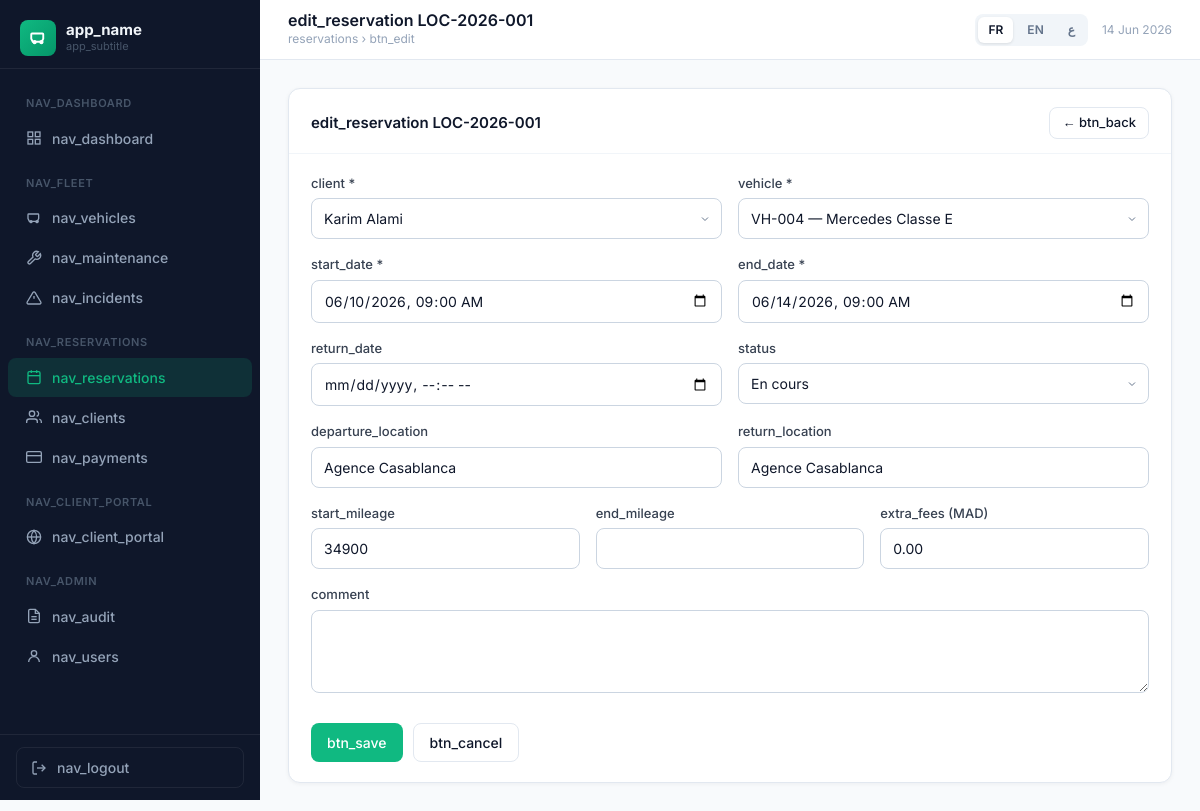
Screenshot of /?page=reservations/edit&id=1 (signed in) with the database file from the repository.
### tables this page shows
CREATE TABLE IF NOT EXISTS `reservations` (
  `id`                   INT AUTO_INCREMENT PRIMARY KEY,
  `reference`            VARCHAR(30)   NOT NULL UNIQUE,
  `client_id`            INT           NOT NULL,
  `vehicle_id`           INT           NOT NULL,
  `statut`               ENUM('en attente','confirmée','en cours','terminée','annulée') DEFAULT 'en attente',
  `date_debut`           DATETIME      NOT NULL,
  `date_fin_prevue`      DATETIME      NOT NULL,
  `date_retour_effectif` DATETIME      DEFAULT NULL,
  `lieu_depart`          VARCHAR(150)  DEFAULT NULL,
  `lieu_retour`          VARCHAR(150)  DEFAULT NULL,
  `km_depart`            INT           DEFAULT NULL,
  `km_retour`            INT           DEFAULT NULL,
  `prix_jour`            DECIMAL(10,2) DEFAULT NULL,
  `nb_jours`             INT           DEFAULT NULL,
  `caution`              DECIMAL(10,2) DEFAULT 0.00,
  `montant_total`        DECIMAL(10,2) DEFAULT NULL,
  `frais_extra`          DECIMAL(10,2) DEFAULT 0.00,
  `commentaire`          TEXT          DEFAULT NULL,
  `created_by`           INT           DEFAULT NULL,
  `created_at`           TIMESTAMP DEFAULT CURRENT_TIMESTAMP,
  FOREIGN KEY (`client_id`)  REFERENCES `clients`(`id`),
  FOREIGN KEY (`vehicle_id`) REFERENCES `vehicles`(`id`),
  FOREIGN KEY (`created_by`) REFERENCES `users`(`id`) ON DELETE SET NULL
);

CREATE TABLE IF NOT EXISTS `clients` (
  `id`                INT AUTO_INCREMENT PRIMARY KEY,
  `nom`               VARCHAR(100) NOT NULL,
  `prenom`            VARCHAR(100) NOT NULL,
  `email`             VARCHAR(150) DEFAULT NULL,
  `telephone`         VARCHAR(20)  DEFAULT NULL,
  `adresse`           TEXT         DEFAULT NULL,
  `ville`             VARCHAR(100) DEFAULT NULL,
  `cin`               VARCHAR(30)  DEFAULT NULL UNIQUE,
  `permis_numero`     VARCHAR(50)  DEFAULT NULL,
  `permis_categorie`  VARCHAR(20)  DEFAULT 'B',
  `permis_expiration` DATE         DEFAULT NULL,
  `type_client`       ENUM('particulier','entreprise') DEFAULT 'particulier',
  `entreprise`        VARCHAR(150) DEFAULT NULL,
  `statut`            ENUM('actif','suspendu','liste_noire') DEFAULT 'actif',
  `notes`             TEXT         DEFAULT NULL,
  `created_at`        TIMESTAMP DEFAULT CURRENT_TIMESTAMP
);

CREATE TABLE IF NOT EXISTS `vehicles` (
  `id`                    INT AUTO_INCREMENT PRIMARY KEY,
  `numero`                VARCHAR(50)  NOT NULL UNIQUE,
  `immatriculation`       VARCHAR(20)  DEFAULT NULL,
  `marque`                VARCHAR(100) DEFAULT NULL,
  `modele`                VARCHAR(100) DEFAULT NULL,
  `annee`                 INT          DEFAULT NULL,
  `couleur`               VARCHAR(50)  DEFAULT NULL,
  `nb_places`             INT          DEFAULT 5,
  `categorie`             ENUM('économique','berline','SUV','premium','utilitaire') DEFAULT 'berline',
  `kilometrage`           INT          DEFAULT 0,
  `statut`                ENUM('disponible','loué','maintenance','indisponible') DEFAULT 'disponible',
  `prix_jour`             DECIMAL(10,2) DEFAULT 0.00,
  `caution`               DECIMAL(10,2) DEFAULT 0.00,
  `carburant`             ENUM('essence','diesel','hybride','électrique') DEFAULT 'essence',
  `transmission`          ENUM('manuelle','automatique') DEFAULT 'manuelle',
  `description`           TEXT DEFAULT NULL,
  `image_url`             VARCHAR(500) DEFAULT NULL,
  `intervalle_vidange`    INT          DEFAULT 10000,
  `derniere_vidange_km`   INT          DEFAULT NULL,
  `date_derniere_vidange` DATE         DEFAULT NULL,
  `created_at`            TIMESTAMP DEFAULT CURRENT_TIMESTAMP
);

### views/reservations/edit.php (the view, shortened to what the rows shown need)
<?php $pageTitle = t('edit_reservation').' '.$data['reference']; $pageBreadcrumb = t('reservations').' › '.t('btn_edit'); ?>
<div class="card">
  <div class="card-header">
    <span class="card-title"><?= t('edit_reservation') ?> <?= h($data['reference']) ?></span>
    <a href="<?= BASE_URL ?>/?page=reservations/show&id=<?= $id ?>" class="btn btn-outline btn-sm">← <?= t('btn_back') ?></a>
  </div>
  <div class="card-body">
    <form method="POST">
      <div class="form-grid-2" style="margin-bottom:16px;">
        <div><label class="form-label"><?= t('client') ?> *</label>
          <select name="client_id" class="form-control" required>
            <?php foreach ($clients as $c): ?>
            <option value="<?= $c['id'] ?>" <?= $data['client_id']==$c['id']?'selected':'' ?>><?= h($c['prenom'].' '.$c['nom']) ?></option>
            <?php endforeach; ?>
          </select>
        </div>
        <div><label class="form-label"><?= t('vehicle') ?> *</label>
          <select name="vehicle_id" class="form-control" required>
            <?php foreach ($vehicles as $v): ?>
            <option value="<?= $v['id'] ?>" <?= $data['vehicle_id']==$v['id']?'selected':'' ?>><?= h($v['numero'].' — '.$v['marque'].' '.$v['modele']) ?></option>
            <?php endforeach; ?>
          </select>
        </div>
      </div>
      <div class="form-grid-2" style="margin-bottom:16px;">
        <div><label class="form-label"><?= t('start_date') ?> *</label><input type="datetime-local" name="date_debut" class="form-control" value="<?= h(str_replace(' ','T',substr($data['date_debut']??'',0,16))) ?>" required></div>
        <div><label class="form-label"><?= t('end_date') ?> *</label><input type="datetime-local" name="date_fin_prevue" class="form-control" value="<?= h(str_replace(' ','T',substr($data['date_fin_prevue']??'',0,16))) ?>" required></div>
      </div>
      <div class="form-grid-2" style="margin-bottom:16px;">
        <div><label class="form-label"><?= t('status') ?></label>
          <select name="statut" class="form-control">
            <?php foreach(['en attente','confirmée','en cours','terminée','annulée'] as $s): ?>
            <option value="<?= $s ?>" <?= $data['statut']===$s?'selected':'' ?>><?= ucfirst($s) ?></option>
            <?php endforeach; ?>
          </select>
        </div>
      </div>
      <div class="form-grid-2" style="margin-bottom:16px;">
        <div><label class="form-label"><?= t('departure_location') ?></label><input type="text" name="lieu_depart" class="form-control" value="<?= h($data['lieu_depart']??'') ?>"></div>
        <div><label class="form-label"><?= t('return_location') ?></label><input type="text" name="lieu_retour" class="form-control" value="<?= h($data['lieu_retour']??'') ?>"></div>
      </div>
      <div class="form-grid-3" style="margin-bottom:16px;">
        <div><label class="form-label"><?= t('start_mileage') ?></label><input type="number" name="km_depart" class="form-control" value="<?= h($data['km_depart']??'') ?>"></div>
        <div><label class="form-label"><?= t('extra_fees') ?> (MAD)</label><input type="number" name="frais_extra" class="form-control" value="<?= h($data['frais_extra']??0) ?>" step="0.01"></div>
      </div>
    </form>
  </div>
</div>

### views/layouts/admin.php (shortened to what the rows shown need)
<?php
$lang  = $_SESSION['lang'] ?? 'fr';
$isRtl = $lang === 'ar';
$dir   = $isRtl ? 'rtl' : 'ltr';
?>
<!DOCTYPE html>
<html lang="<?= $lang ?>" dir="<?= $dir ?>">
<head>
  <script src="https://cdn.tailwindcss.com"></script>
</head>
<body>
<div class="main-content">
  <header class="topbar">
    <div style="display:flex;align-items:center;gap:14px;">
      <div>
        <h1 style="font-size:16px;font-weight:600;color:#0f172a;line-height:1.2;"><?= $pageTitle ?? t('dashboard') ?></h1>
        <?php if (!empty($pageBreadcrumb)): ?>
        <div style="font-size:12px;color:#94a3b8;"><?= $pageBreadcrumb ?></div>
        <?php endif; ?>
      </div>
    </div>
  </header>
  <div class="page-body">
    <?= $content ?>
  </div>
</div>
</body>
</html>

### rows the page displays
reservations: reference "edit_reservation LOC-2026-001", reference "LOC-2026-001", client_id "Karim Alami", vehicle_id "VH-004 — Mercedes Classe E", date_debut "06/10/2026 09:00", date_fin_prevue "06/14/2026 09:00", statut "En cours", lieu_depart "Agence Casablanca", lieu_retour "Agence Casablanca", km_depart "34900", frais_extra "0.00"

### other values shown
t('app_name') "app_name"
t('app_subtitle') "app_subtitle"
t('nav_dashboard') "NAV_DASHBOARD"
t('nav_dashboard') "nav_dashboard"
t('nav_fleet') "NAV_FLEET"
t('nav_vehicles') "nav_vehicles"
t('nav_maintenance') "nav_maintenance"
t('nav_incidents') "nav_incidents"
t('nav_reservations') "NAV_RESERVATIONS"
t('nav_reservations') "nav_reservations"
t('nav_clients') "nav_clients"
t('nav_payments') "nav_payments"
t('nav_client_portal') "NAV_CLIENT_PORTAL"
t('nav_client_portal') "nav_client_portal"
t('nav_admin') "NAV_ADMIN"
